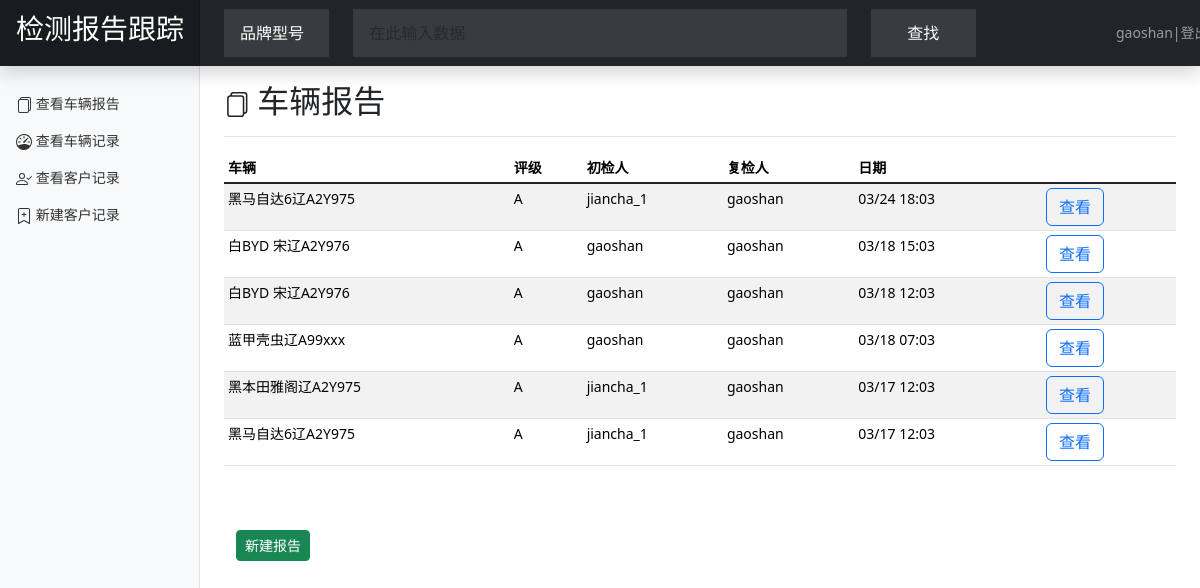
Before: /report_list (signed in) with the older database file.
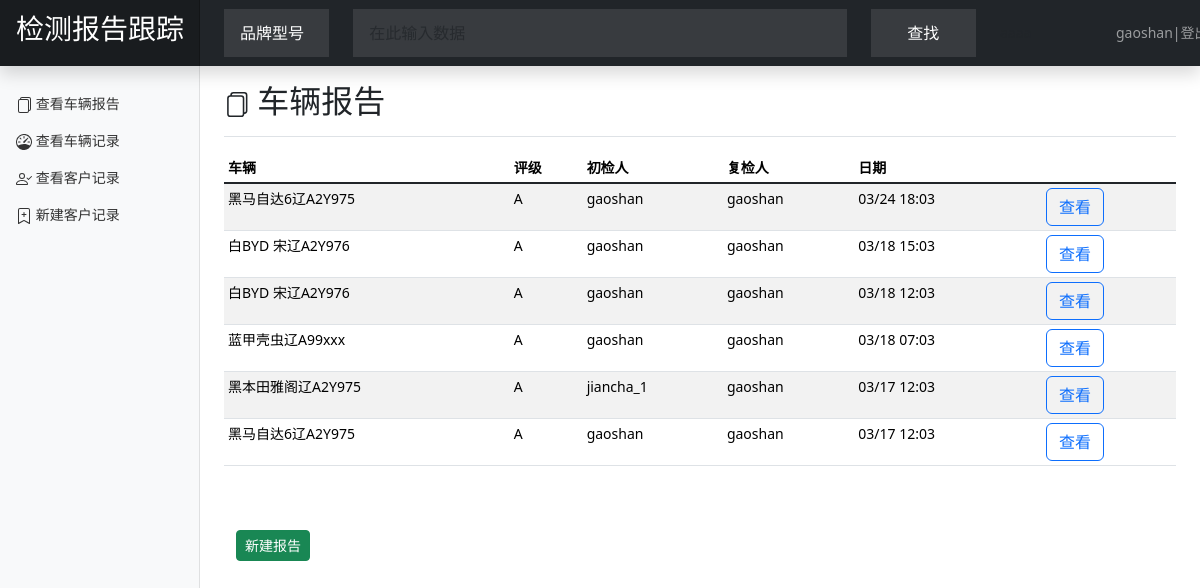
After: the same page with the newer database file.
### report_OA/models.py (models this page shows, shortened)
class ReportsContent(models.Model):
    car_id = models.ForeignKey(verbose_name='车辆信息', to='CarAbout', on_delete=models.CASCADE, related_name='car_report')
    create_date = models.DateTimeField(auto_now_add=True, auto_created=True)
    class Meta:
        ordering = ("-create_date",)

class ReportsContent1(models.Model):
    first_checker = models.ForeignKey(User, on_delete=models.SET_NULL, related_name="first_check_report", null=True,
                                      verbose_name='初检人')
    report_m = models.OneToOneField(ReportsContent, on_delete=models.CASCADE, null=True, related_name='report1')
    engine_cover_1=models.IntegerField('左上',default=0)
    engine_cover_2 = models.IntegerField('左下', default=0)
    engine_cover_3 = models.IntegerField('中', default=0)
    engine_cover_4 = models.IntegerField('右上', default=0)
    engine_cover_5 = models.IntegerField('右下', default=0)
    engine_cover_image = AjaxImageField('取所有检测点中数值大的拍照上传', blank=True, max_height=600, max_width=800, crop=True)
    lfy_1 = models.IntegerField('前', default=0)
    lfy_2 = models.IntegerField('中', default=0)
    lfy_3 = models.IntegerField('后', default=0)
    lfy_image = AjaxImageField('取所有检测点中数值大的拍照上传', blank=True, max_height=600, max_width=800, crop=True)
    lfd_1 = models.IntegerField('左上', default=0)
    lfd_2 = models.IntegerField('左下', default=0)
    lfd_3 = models.IntegerField('中', default=0)
    lfd_4 = models.IntegerField('右上', default=0)
    lfd_5 = models.IntegerField('右下', default=0)
    lfd_image = AjaxImageField('取所有检测点中数值大的拍照上传', blank=True, max_height=600, max_width=800, crop=True)
    lrd_1 = models.IntegerField('左上', default=0)
    lrd_2 = models.IntegerField('左下', default=0)
    lrd_3 = models.IntegerField('中', default=0)
    lrd_4 = models.IntegerField('右上', default=0)
    lrd_5 = models.IntegerField('右下', default=0)
    lrd_image = AjaxImageField('取所有检测点中数值大的拍照上传', blank=True, max_height=600, max_width=800, crop=True)
    lry_1 = models.IntegerField('前', default=0)
    lry_2 = models.IntegerField('中', default=0)
    lry_3 = models.IntegerField('后', default=0)
    lry_image = AjaxImageField('取所有检测点中数值大的拍照上传', blank=True, max_height=600, max_width=800, crop=True)
    td_1 = models.IntegerField('左上', default=0)
    td_2 = models.IntegerField('左下', default=0)
    td_3 = models.IntegerField('中', default=0)
    td_4 = models.IntegerField('右上', default=0)
    td_5 = models.IntegerField('右下', default=0)
    td_image = AjaxImageField('取所有检测点中数值大的拍照上传', blank=True, max_height=600, max_width=800, crop=True)
    rry_1 = models.IntegerField('前', default=0)
    rry_2 = models.IntegerField('中', default=0)
    rry_3 = models.IntegerField('后', default=0)
    rry_image = AjaxImageField('取所有检测点中数值大的拍照上传', blank=True, max_height=600, max_width=800, crop=True)
    rrd_1 = models.IntegerField('左上', default=0)
    rrd_2 = models.IntegerField('左下', default=0)
    rrd_3 = models.IntegerField('中', default=0)
    rrd_4 = models.IntegerField('右上', default=0)
    rrd_5 = models.IntegerField('右下', default=0)
    rrd_image = AjaxImageField('取所有检测点中数值大的拍照上传', blank=True, max_height=600, max_width=800, crop=True)
    rfd_1 = models.IntegerField('左上', default=0)
    rfd_2 = models.IntegerField('左下', default=0)
    rfd_3 = models.IntegerField('中', default=0)
    rfd_4 = models.IntegerField('右上', default=0)
    rfd_5 = models.IntegerField('右下', default=0)
    rfd_image = AjaxImageField('取所有检测点中数值大的拍照上传', blank=True, max_height=600, max_width=800, crop=True)
    rfy_1 = models.IntegerField('前', default=0)
    rfy_2 = models.IntegerField('中', default=0)
    rfy_3 = models.IntegerField('后', default=0)
    rfy_image = AjaxImageField('取所有检测点中数值大的拍照上传', blank=True, max_height=600, max_width=800, crop=True)
    raw_1 = models.IntegerField('上', default=0)
    raw_2 = models.IntegerField('中', default=0)
    raw_3 = models.IntegerField('下', default=0)
    raw_image = AjaxImageField('取所有检测点中数值大的拍照上传', blank=True, max_height=600, max_width=800, crop=True)
    rfdk_1 = models.IntegerField('前', default=0)
    rfdk_2 = models.IntegerField('中', default=0)
    rfdk_3 = models.IntegerField('后', default=0)
    rfdk_image = AjaxImageField('取所有检测点中数值大的拍照上传', blank=True, max_height=600, max_width=800, crop=True)
    rfdd_1 = models.IntegerField('前', default=0)
    rfdd_2 = models.IntegerField('中', default=0)
    rfdd_3 = models.IntegerField('后', default=0)
    rfdd_image = AjaxImageField('取所有检测点中数值大的拍照上传', blank=True, max_height=600, max_width=800, crop=True)
    rb_1 = models.IntegerField('上', default=0)
    rb_2 = models.IntegerField('中', default=0)
    rb_3 = models.IntegerField('下', default=0)
    rb_image = AjaxImageField('取所有检测点中数值大的拍照上传', blank=True, max_height=600, max_width=800, crop=True)
    rrdk_1 = models.IntegerField('前', default=0)
    rrdk_2 = models.IntegerField('中', default=0)
    rrdk_3 = models.IntegerField('后', default=0)
    rrdk_image = AjaxImageField('取所有检测点中数值大的拍照上传', blank=True, max_height=600, max_width=800, crop=True)
    rrdd_1 = models.IntegerField('前', default=0)
    rrdd_2 = models.IntegerField('中', default=0)
    rrdd_3 = models.IntegerField('后', default=0)
    rrdd_image = AjaxImageField('取所有检测点中数值大的拍照上传', blank=True, max_height=600, max_width=800, crop=True)
    rc_1 = models.IntegerField('上', default=0)
    rc_2 = models.IntegerField('中', default=0)
    rc_3 = models.IntegerField('下', default=0)
    rc_image = AjaxImageField('取所有检测点中数值大的拍照上传', blank=True, max_height=600, max_width=800, crop=True)
    lc_1 = models.IntegerField('上', default=0)
    lc_2 = models.IntegerField('中', default=0)
    lc_3 = models.IntegerField('下', default=0)
    lc_image = AjaxImageField('取所有检测点中数值大的拍照上传', blank=True, max_height=600, max_width=800, crop=True)
    lrdk_1 = models.IntegerField('前', default=0)
    lrdk_2 = models.IntegerField('中', default=0)
    lrdk_3 = models.IntegerField('后', default=0)
    lrdk_image = AjaxImageField('取所有检测点中数值大的拍照上传', blank=True, max_height=600, max_width=800, crop=True)
    lrdd_1 = models.IntegerField('前', default=0)
    lrdd_2 = models.IntegerField('中', default=0)
    lrdd_3 = models.IntegerField('后', default=0)
    lrdd_image = AjaxImageField('取所有检测点中数值大的拍照上传', blank=True, max_height=600, max_width=800, crop=True)
    lb_1 = models.IntegerField('上', default=0)
    lb_2 = models.IntegerField('中', default=0)
    lb_3 = models.IntegerField('下', default=0)
    lb_image = AjaxImageField('取所有检测点中数值大的拍照上传', blank=True, max_height=600, max_width=800, crop=True)
    lfdk_1 = models.IntegerField('前', default=0)
    lfdk_2 = models.IntegerField('中', default=0)
    lfdk_3 = models.IntegerField('后', default=0)
    lfdk_image = AjaxImageField('取所有检测点中数值大的拍照上传', blank=True, max_height=600, max_width=800, crop=True)
    lfdd_1 = models.IntegerField('前', default=0)
    lfdd_2 = models.IntegerField('中', default=0)
    lfdd_3 = models.IntegerField('后', default=0)
    lfdd_image = AjaxImageField('取所有检测点中数值大的拍照上传', blank=True, max_height=600, max_width=800, crop=True)
    law_1 = models.IntegerField('上', default=0)
    law_2 = models.IntegerField('中', default=0)
    law_3 = models.IntegerField('下', default=0)
    law_image = AjaxImageField('取所有检测点中数值大的拍照上传', blank=True, max_height=600, max_width=800, crop=True)
    wboxk_c = (('ok', '正常'), ('na', '异常'))
    wboxk = models.CharField('水箱框架',max_length=10,choices=wboxk_c,default='ok')
    light = models.CharField('前大灯总成', max_length=10, choices=wboxk_c,default='2')
    engine_desc=models.TextField('机舱整体描述',blank=True,max_length=1000)
    oil_leak_d=models.TextField('油液渗漏描述',blank=True,max_length=1000)
    chassis_d = models.TextField('底盘整理描述',blank=True,max_length=1000)

class CarAbout(models.Model):
    if_impoirt_c=(('import','进口'),('n_import','国产'))
    gear_box_c=(('m','手动'),('a','自动'))
    if_business_c=(('b','营运'),('nb','非营运'))
    fuel_type_c=(('d','柴油'),('g','汽油'),('na','NA'))
    check_state_c = (('wait','待检测'),('p_on','检测中'),('d_on','复检中'),('finish','已完成'))
    customer = models.ForeignKey(verbose_name="用户", to='Customer', on_delete=models.CASCADE, related_name="customer_car", )
    car_brand_model = models.CharField("品牌型号",max_length=30)
    if_import = models.CharField("是否进口",max_length=10,choices=if_impoirt_c)
    car_license_tag_number = models.CharField('车辆牌照',max_length=20,db_index=True)
    car_id=models.CharField('车架号',max_length=30,db_index=True,unique=True,)
    car_type= models.CharField('车型',max_length=10)
    car_color = models.CharField('颜色',max_length=10,)
    licence_first=models.DateField(verbose_name="初次登记日期")
    licence_issued=models.DateField(verbose_name="上牌日期")
    first_record_o=models.DateTimeField(auto_now=True,auto_created=True)
    engine_number = models.CharField('发动机号',max_length=20)
    engine_cc = models.CharField('排量',max_length=10)
    engine_power = models.CharField('马力',max_length=10)
    engine_power_mode = models.CharField('动力方式',max_length=10)
    fuel_type = models.CharField('燃料类别',max_length=10, choices=fuel_type_c)
    drive_mode = models.CharField('驱动方式',max_length=10)
    gear_box = models.CharField('变速箱',max_length=10, choices=gear_box_c)
    manage_city = models.CharField('车辆管理属地',max_length=10)
    if_business = models.CharField('车辆使用性质',max_length=10, choices=if_business_c)
    check_state =models.CharField('车辆检测状态',max_length=10,choices=check_state_c,default='wait')
    class Meta:
        ordering = ("-first_record_o",)
    def __str__(self):
        return self.car_color+self.car_brand_model+self.car_license_tag_number

class ReportsContent2(models.Model):
    id = models.BigAutoField(primary_key=True)
    car_level_c=(('A','A'),('B','B'),('C','C'),('D','D'),('E','E'),('F','F'),('G','G'),('H','H'))
    report_m = models.OneToOneField(ReportsContent, on_delete=models.CASCADE, null=True,related_name='report2')
    second_checker = models.ForeignKey(User,on_delete=models.SET_NULL,related_name="second_check_report",null=True,verbose_name='复检人')
    accident_car=models.BooleanField('事故车',default=0)
    water_car = models.BooleanField('水泡车',default=0)
    fire_car=models.BooleanField('火烧车',default=0)
    car_level=models.CharField('车辆等级',max_length=10,choices=car_level_c,default='A')
    car_body_score=models.IntegerField('车身检查',default=0)
    car_chassis_score=models.IntegerField('底盘检查(200)',default=0)
    car_power_score=models.IntegerField('动力检查(200)',default=0)
    car_com_score=models.IntegerField('综合检查(300)',default=0)
    car_score = models.IntegerField('车况得分(300)',default=0)
    car_u_c_describe=models.TextField('异常状况描述',max_length=1000,default='')
    car_b_image_zq=AjaxImageField('左前45',blank=True,max_height=600,max_width=800,crop=True)
    car_b_image_yh = AjaxImageField('右后45', blank=True,max_height=600,max_width=800,crop=True)
    car_b_image_zqzy = AjaxImageField('左前座椅', blank=True,max_height=600,max_width=800,crop=True)
    car_b_image_yhzy = AjaxImageField('右后座椅', blank=True,max_height=600,max_width=800,crop=True)
    car_b_engcab = AjaxImageField('发动机仓', blank=True, max_height=600, max_width=800, crop=True)
    car_b_rcab = AjaxImageField('后备箱', blank=True, max_height=600, max_width=800, crop=True)
    car_b_dashboard = AjaxImageField('仪表盘', blank=True, max_height=600, max_width=800, crop=True)
    car_b_ccontrol = AjaxImageField('中控台', blank=True, max_height=600, max_width=800, crop=True)
    car_b_np = AjaxImageField('车辆名牌', blank=True, max_height=600, max_width=800, crop=True)
    car_b_dm = AjaxImageField('车辆代码', blank=True, max_height=600, max_width=800, crop=True)

### report_OA/views.py (the view, shortened to what this page needs)
# urls.py: path('report_list', views.report_list,name='report_list'),
@login_required(login_url='/account/login')
@permission_required('report_OA.view_reportscontent',login_url='/account/login')
def report_list(request):
    car_id = request.GET.get('car_id')
    reports = ReportsContent.objects.all()
    if request.GET.get('car_id'):
        reports=ReportsContent.objects.filter(car_id=request.GET.get('car_id'))
    paginator=Paginator(reports,10)
    page = request.GET.get('page')
    try:
        current_page=paginator.page(page)
        reports =current_page.object_list
    except PageNotAnInteger:
        current_page=paginator.page(1)
        reports = current_page.object_list
    except EmptyPage:
        current_page=paginator.page(paginator.num_pages)
        reports = current_page.object_list
    return render(request, './report_list.html', {"reports": reports,"car_id":car_id})

### templates/report_list.html (shortened to what this page needs)
{% extends "base.html" %}
{%block search%}
<div class="container-fluid">
    <form class="container-fluid" action="" method="get" accept-charset="utf-8">
        <div class="row">
            <div class="col-4 col-md-2">
                <select class="form-control form-control-dark" name="w_col">
                    <option value="car_brand_model" selected>品牌型号</option>
                </select>
            </div>
            <div class="col-4 col-md-8">
                <input type="text" name="input_data" class="form-control form-control-dark" placeholder="在此输入数据"
                       aria-describedby="basic-addon1">
            </div>
            <div class="col-4 col-md-2">
                <button class="form-control form-control-dark text-nowrap" type="submit">查找</button>
            </div>
        </div>
    </form>
</div>
{%endblock%}
{%block main%}
<div class="d-flex justify-content-between flex-wrap flex-md-nowrap align-items-center pt-3 pb-2 mb-3 border-bottom">
    <h1 class="h2">
        车辆报告
    </h1>
</div>
<div class="table-responsive">
    <table class="table table-striped table-sm">
        <thead>
        <tr>
            <th scope="col">车辆</th>
            <th scope="col">评级</th>
            <th scope="col">初检人</th>
            <th scope="col">复检人</th>
            <th scope="col">日期</th>
            <th scope="col"></th>
            </tr>
        </thead>
        <tbody>
            {% for report in reports %}
        <tr>
            <td>{{report.car_id}}</td>
            <td>{{report.report2.car_level}}</td>
            <td>{{report.report1.first_checker}}</td>
            <td>{{report.report2.second_checker }}</td>
            <td>{{report.create_date|date:"m/d H:m"}}<td>
            <td><a href="report_detial/{{report.id}}" class="btn btn-outline-primary btn-small  text-nowrap">查看</a></td>
        </tr>
            {% endfor %}
        </tbody>
    </table>
</div>
<div class="container-fluid pt-5">
<a href="{%url 'report_add'%}?car_id={{car_id}}" class="btn btn-success btn-sm" >新建报告</a>
</div>
{%endblock%}

Changed rows visible on the page:
changed through a linked row, ReportsContent (number 1 of 6 on the later page): report1.first_checker "jiancha_1" → "gaoshan"
changed through a linked row, ReportsContent (number 6 of 6 on the later page): report1.first_checker "jiancha_1" → "gaoshan"
